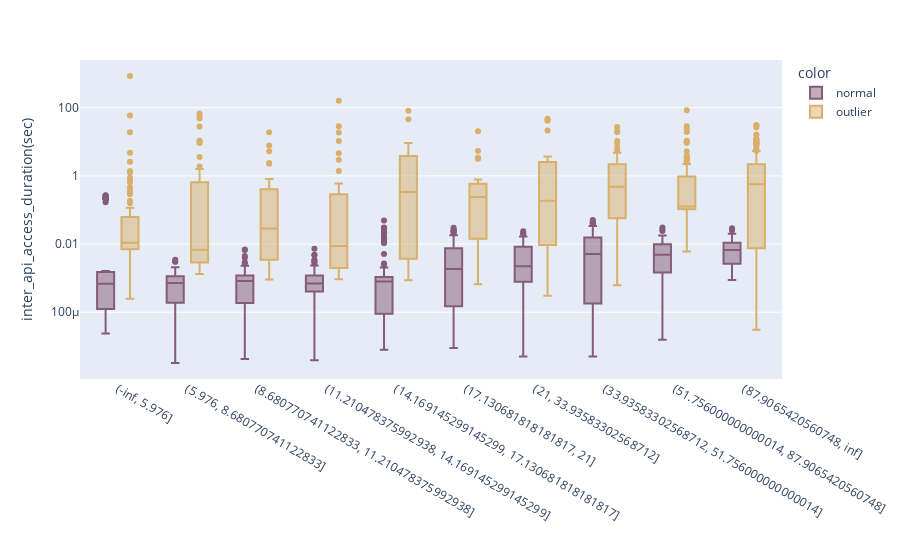

Here is the notebook cell this chart was saved with:
### Markdown cell above
**Observation**
* High correlatin between :
    * target and api_access_uniqueness
    * num_users and num_sessions
* Medium correlatin between :
    *  num_users - num_unique_apis
    *  num_sessions - num_unique_apis

**Impact** 

* make sure to test them during feature engineering

### Code cell
visualization.boxplot_by_bin_with_target(
    data = df,
    column_to_bin = "sequence_length(count)",
    numeric_column = "inter_api_access_duration(sec)",
    target = "classification"
)

### Figure 1 — Plotly figure (JSON) as saved in the notebook; plotly's stock layout.template omitted (floating-point values rounded to 4 significant figures; data arrays with more than 128 entries replaced by an {"elided": "..."} marker saying what was removed)
{"data": [{"alignmentgroup": "True", "hovertemplate": "color=normal<br>=%{x}<br>inter_api_access_duration(sec)=%{y}<extra></extra>", "legendgroup": "normal", "marker": {"color": "rgb(133, 92, 117)"}, "name": "normal", "notched": false, "offsetgroup": "normal", "orientation": "v", "showlegend": true, "type": "box", "x": {"elided": "1106 str values"}, "x0": " ", "xaxis": "x", "y": {"elided": "1106 float values"}, "y0": " ", "yaxis": "y"}, {"alignmentgroup": "True", "hovertemplate": "color=outlier<br>=%{x}<br>inter_api_access_duration(sec)=%{y}<extra></extra>", "legendgroup": "outlier", "marker": {"color": "rgb(217, 175, 107)"}, "name": "outlier", "notched": false, "offsetgroup": "outlier", "orientation": "v", "showlegend": true, "type": "box", "x": {"elided": "589 str values"}, "x0": " ", "xaxis": "x", "y": {"elided": "589 float values"}, "y0": " ", "yaxis": "y"}], "layout": {"boxmode": "group", "legend": {"title": {"text": "color"}, "tracegroupgap": 0}, "margin": {"t": 60}, "xaxis": {"anchor": "y", "categoryarray": ["(-inf, 5.976]", "(5.976, 8.680770741122833]", "(8.680770741122833, 11.210478375992938]", "(11.210478375992938, 14.169145299145299]", "(14.169145299145299, 17.130681818181817]", "(17.130681818181817, 21]", "(21, 33.93583302568712]", "(33.93583302568712, 51.756000000000014]", "(51.756000000000014, 87.9065420560748]", "(87.9065420560748, inf]"], "categoryorder": "array", "domain": [0, 1], "title": {"text": ""}}, "yaxis": {"anchor": "x", "domain": [0, 1], "title": {"text": "inter_api_access_duration(sec)"}, "type": "log"}}}
